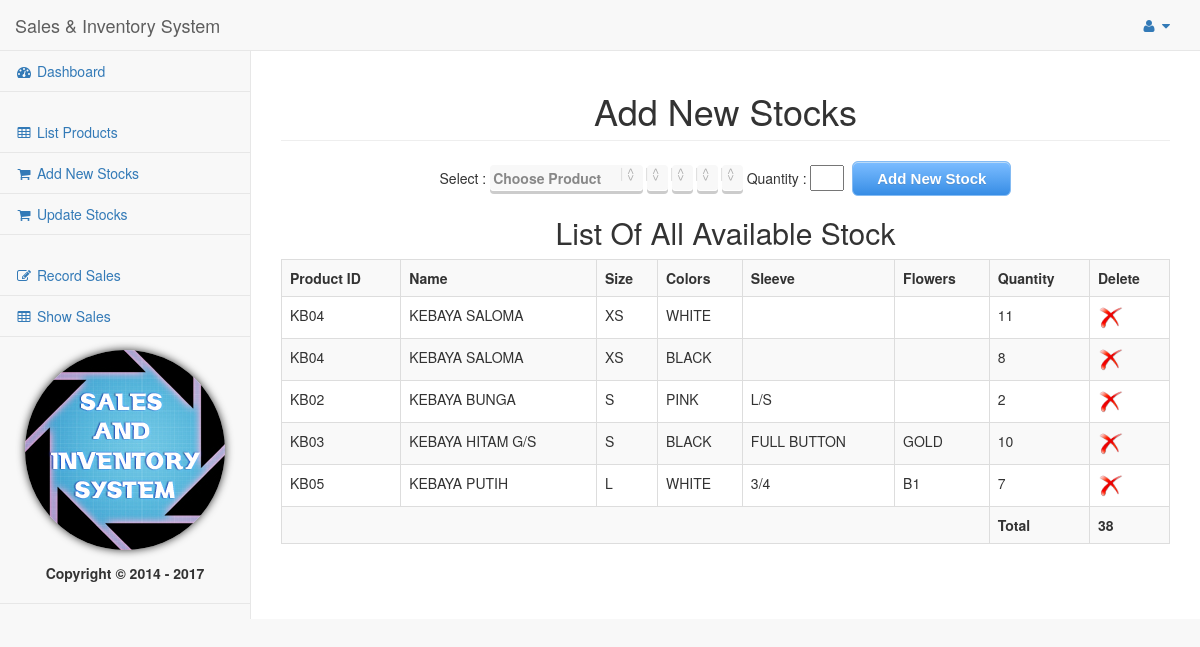
The page /stock/index.php (signed in) on the database its author committed.
### tables this page shows
CREATE TABLE IF NOT EXISTS `productdetail` (
  `DetailID` int(11) NOT NULL AUTO_INCREMENT,
  `ProductID` varchar(50) NOT NULL,
  `Size` varchar(10) NOT NULL,
  `Colors` varchar(50) NOT NULL,
  `Sleeve` varchar(100) DEFAULT NULL,
  `FlowersEmb` varchar(100) DEFAULT NULL,
  `Quantity` int(11) NOT NULL,
  PRIMARY KEY (`DetailID`)
);

CREATE TABLE IF NOT EXISTS `product` (
  `ProductID` varchar(50) NOT NULL,
  `ProductName` varchar(100) NOT NULL,
  `SizeAvailable` varchar(200) NOT NULL,
  `ColorsAvailable` varchar(200) DEFAULT NULL,
  `SleeveAvailable` varchar(200) DEFAULT NULL,
  `FlowersEmbAvailable` varchar(200) DEFAULT NULL,
  `GPRICE` double NOT NULL,
  PRIMARY KEY (`ProductID`)
);

### stock/liststock.php (the view, shortened to what this page needs)
<html>
<head>
</head>
<body>
<center>
<h2>List Of All Available Stock</h2>
<?php
include '../config.php';
try
{
	$conn = new PDO("mysql:host=$servername;dbname=$dbname", $username, $password);
	$conn->setAttribute(PDO::ATTR_ERRMODE, PDO::ERRMODE_EXCEPTION);
	$stmt = $conn->prepare("SELECT PD.DETAILID, P.PRODUCTID, P.PRODUCTNAME,
												PD.SIZE, PD.COLORS, PD.SLEEVE,
												PD.FLOWERSEMB, PD.QUANTITY
												FROM PRODUCT P, PRODUCTDETAIL PD
												WHERE P.PRODUCTID = PD.PRODUCTID ");
	$stmt->execute();
	echo "
		 <div class='table-responsive'>
		<table class='table table-bordered table-hover table-striped'>
		<tr>
		<th>Product ID</th>
		<th>Name</th>
		<th>Size</th>
		<th>Colors</th>
		<th>Sleeve</th>
		<th>Flowers</th>
		<th>Quantity</th>
		<th>Delete</th>
		</tr>
	";
	while ($row = $stmt->fetch(PDO::FETCH_ASSOC))
	{
		$did = $row['DETAILID'];
		$pid = $row['PRODUCTID'];
		$name = $row['PRODUCTNAME'];
		$size = $row['SIZE'];
		$colors = $row['COLORS'];
		$sleeve = $row['SLEEVE'];
		$flowers = $row['FLOWERSEMB'];
		$quantity = $row['QUANTITY'];
		echo "
		<tr>
		<td>$pid</td>
		<td>$name</td>
		<td>$size</td>
		<td>$colors</td>
		<td>$sleeve</td>
		<td>$flowers</td>
		<td>$quantity</td>
		<td><a href='./index.php?did=$did&delete=Delete' onclick='return checkDelete()'><img src='../images/del.png' width='25px' title='Delete Product'/></a></td>
		</tr>
		";
	}
	$total = $conn->prepare("SELECT SUM(QUANTITY) AS TOTALQUANTITY
											    FROM PRODUCT P, PRODUCTDETAIL PD
												WHERE P.PRODUCTID = PD.PRODUCTID");
	$total->execute();
	$result = $total->fetch(PDO::FETCH_ASSOC);
	$totalquantity = $result['TOTALQUANTITY'];
	echo "
	<tr>
	<td  colspan='6'></td>
	<th>Total</th>
	<th>$totalquantity</th>
	</tr>
	</table>
	</div>
	";
}
catch (PDOException $e)
{
	echo "Connection failed: " . $e->getMessage();
}
?>
</center>
</body>
</html>

### templates/headerfolder.php (shortened to what this page needs)
<!DOCTYPE html>
<html lang="en">
<head>
	<link rel="stylesheet" href="../css/pikaday.css">
    <link href="../templates/bower_components/bootstrap/dist/css/bootstrap.min.css" rel="stylesheet">
    <link href="../templates/dist/css/timeline.css" rel="stylesheet">
    <link href="../templates/dist/css/sb-admin-2.css" rel="stylesheet">
    <link href="../templates/bower_components/font-awesome/css/font-awesome.min.css" rel="stylesheet" type="text/css">
	<link rel="stylesheet" type="text/css" href="../css/design.css">
</head>
<body>
    <div id="wrapper">
        <nav class="navbar navbar-default navbar-static-top" role="navigation" style="margin-bottom: 0">
            <div class="navbar-header">
                <a class="navbar-brand" href="../home.php">Sales & Inventory System</a>
            </div>
            <ul class="nav navbar-top-links navbar-right">
                <li class="dropdown">
                    <a class="dropdown-toggle" data-toggle="dropdown" href="#">
                        <i class="fa fa-user fa-fw"></i>  <i class="fa fa-caret-down"></i>
                    </a>
                </li>
            </ul>
			<div class="navbar-default sidebar" role="navigation">
                <div class="sidebar-nav navbar-collapse">
                    <ul class="nav" id="side-menu">
			<?php
			if(($_SESSION['SESS_MEMBER_LEVEL']) == 1 )
			{
				echo '
                        <li>
                            <a href="../home.php"><i class="fa fa-dashboard fa-fw"></i> Dashboard</a>
                        </li>
						<br>
						 <li>
                            <a href="../employee/"><i class="fa fa-user fa-fw"></i> Add Employee</a>
                        </li>
						 <li>
                            <a href="../employee/emplist.php"><i class="fa fa-table fa-fw"></i> List Employee</a>
                        </li>
						<li>
                            <a href="../employee/profile.php"><i class="fa fa-search"></i> Search Employee</a>
                        </li>
						<br>
						<li>
                            <a href="../product/"><i class="fa fa-edit fa-fw"></i> Add Products</a>
                        </li>
						<li>
                            <a href="../product/prodlist.php"><i class="fa fa-table fa-fw"></i> List Products</a>
                        </li>
						<li>
                            <a href="../stock/"><i class="fa fa-shopping-cart fa-fw"></i> Add New Stocks</a>
                        </li>
						<li>
                            <a href="../stock/upstock.php"><i class="fa fa-shopping-cart fa-fw"></i> Update Stocks</a>
                        </li>
						<br>
                        <li>
                            <a href="../record/"><i class="fa fa-edit fa-fw"></i> Record Sales</a>
                        </li>
						 <li>
                            <a href="../sales/"><i class="fa fa-table fa-fw"></i> Show Sales</a>
                        </li>
				';
			}
			else
			{
				echo '
                        <li>
                            <a href="../home.php"><i class="fa fa-dashboard fa-fw"></i> Dashboard</a>
                        </li>
						<br>
						<li>
                            <a href="../product/prodlist.php"><i class="fa fa-table fa-fw"></i> List Products</a>
                        </li>
						<li>
                            <a href="../stock/"><i class="fa fa-shopping-cart fa-fw"></i> Add New Stocks</a>
                        </li>
						<li>
                            <a href="../stock/upstock.php"><i class="fa fa-shopping-cart fa-fw"></i> Update Stocks</a>
                        </li>
						<br>
                        <li>
                            <a href="../record/"><i class="fa fa-edit fa-fw"></i> Record Sales</a>
                        </li>
						 <li>
                            <a href="../sales/"><i class="fa fa-table fa-fw"></i> Show Sales</a>
                        </li>
				';
			}
			?>
			  <li>
				<div class="logo"></div>
				<center><b>Copyright &copy; 2014 - <?php echo date('Y') ?> </b></center><br>
				</li>
				</ul>
                </div>
            </div>
        </nav>
        <div id="page-wrapper">
            <div class="row">
                <div class="col-lg-12">

### stock/index.php (shortened to what this page needs)
<?php include '../templates/headerfolder.php'; ?>
<html>
<head>
</head>
<body>
<center>
<h1 class='page-header'>Add New Stocks</h1>
<form action="index.php" method="post">
Select : <label><select name='pilih' onchange="fetch_data(this.value);">
<option value=''>Choose Product</option>
<?php
include '../config.php';
try
{
	echo "</select></label>&nbsp;";
	echo "<label><select id='select_size' name='select_size'>
	</select></label>&nbsp;";
	echo "<label><select id='select_colors' name='select_colors'>
	</select></label>&nbsp;";
	echo "<label><select id='select_sleeve' name='select_sleeve'>
	</select></label>&nbsp;";
	echo "<label><select id='select_flowers' name='select_flowers'>
	</select></label>&nbsp;";
	echo "Quantity : <input type='text' size='1' name='quantity'>&nbsp;
	<input type='submit' name='submit' class='myButton' value='Add New Stock'>
	</form>
	";
	if(empty($_GET['id']))
	{
		include 'liststock.php';
	}
}
catch (PDOException $e)
{
	echo "Connection failed: " . $e->getMessage();
}
?>
</center>
<?php include '../templates/footerfolder.php'; ?>

### templates/footerfolder.php (shortened to what this page needs)
 </div>
            </div>
        </div>
    </div>
</body>
</html>

### css/design.css (style rules this page uses)
.logo { width: 200px; height: 200px; border-radius: 150px; -webkit-border-radius: 150px; -moz-border-radius: 150px; background: url('../images/logo.jpg') no-repeat; margin: 13px auto; box-shadow: 0 0 8px rgba(0, 0, 0, .8); -webkit-box-shadow: 0 0 8px rgba(0, 0, 0, .8); -moz-box-shadow: 0 0 8px rgba(0, 0, 0, .8); }
select { padding:3px; margin: 0; -webkit-border-radius:4px; -moz-border-radius:4px; border-radius:4px; -webkit-box-shadow: 0 3px 0 #ccc, 0 -1px #fff inset; -moz-box-shadow: 0 3px 0 #ccc, 0 -1px #fff inset; box-shadow: 0 3px 0 #ccc, 0 -1px #fff inset; background: #f8f8f8; color:#888; border:none; outline:none; display: inline-block; -webkit-appearance:none; -moz-appearance:none; appearance:none; cursor:pointer; }
@media screen and (-webkit-min-device-pixel-ratio:0) { select { padding-right:18px } }
label { position:relative }
label:after { content:'<>'; font:11px "Consolas", monospace; color:#aaa; -webkit-transform:rotate(90deg); -moz-transform:rotate(90deg); -ms-transform:rotate(90deg); transform:rotate(90deg); right:8px; top:2px; padding:0 0 2px; border-bottom:1px solid #ddd; position:absolute; pointer-events:none; }
.myButton { -moz-box-shadow:inset 0px 1px 0px 0px #bbdaf7; -webkit-box-shadow:inset 0px 1px 0px 0px #bbdaf7; box-shadow:inset 0px 1px 0px 0px #bbdaf7; background:-webkit-gradient(linear, left top, left bottom, color-stop(0.05, #79bbff), color-stop(1, #378de5)); background:-moz-linear-gradient(top, #79bbff 5%, #378de5 100%); background:-webkit-linear-gradient(top, #79bbff 5%, #378de5 100%); background:-o-linear-gradient(top, #79bbff 5%, #378de5 100%); background:-ms-linear-gradient(top, #79bbff 5%, #378de5 100%); background:linear-gradient(to bottom, #79bbff 5%, #378de5 100%); filter:progid:DXImageTransform.Microsoft.gradient(startColorstr='#79bbff', endColorstr='#378de5',GradientType=0); background-color:#79bbff; -moz-border-radius:6px; -webkit-border-radius:6px; border-radius:6px; border:1px solid #84bbf3; display:inline-block; cursor:pointer; color:#ffffff; font-family:Arial; font-size:15px; font-weight:bold; padding:6px 24px; text-decoration:none; text-shadow:0px 1px 0px #528ecc; }

### rows shown on the page
productdetail: ProductID.ProductID "KB04", ProductID.ProductName "KEBAYA SALOMA", Size "XS", Colors "WHITE", Quantity "11"
productdetail: ProductID.ProductID "KB04", ProductID.ProductName "KEBAYA SALOMA", Size "XS", Colors "BLACK", Quantity "8"
productdetail: ProductID.ProductID "KB02", ProductID.ProductName "KEBAYA BUNGA", Size "S", Colors "PINK", Sleeve "L/S", Quantity "2"
productdetail: ProductID.ProductID "KB03", ProductID.ProductName "KEBAYA HITAM G/S", Size "S", Colors "BLACK", Sleeve "FULL BUTTON", FlowersEmb "GOLD", Quantity "10"
productdetail: ProductID.ProductID "KB05", ProductID.ProductName "KEBAYA PUTIH", Size "L", Colors "WHITE", Sleeve "3/4", FlowersEmb "B1", Quantity "7"

### other values the page prints
$totalquantity "38"
